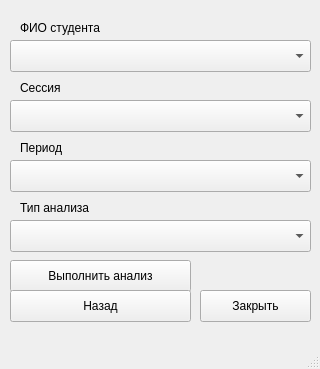
<?xml version="1.0" encoding="UTF-8"?>
<ui version="4.0">
 <class>MainWindow</class>
 <widget class="QMainWindow" name="MainWindow">
  <property name="geometry">
   <rect>
    <x>0</x>
    <y>0</y>
    <width>320</width>
    <height>369</height>
   </rect>
  </property>
  <property name="windowTitle">
   <string>MainWindow</string>
  </property>
  <widget class="QWidget" name="centralwidget">
   <widget class="QLabel" name="label">
    <property name="geometry">
     <rect>
      <x>20</x>
      <y>20</y>
      <width>221</width>
      <height>16</height>
     </rect>
    </property>
    <property name="text">
     <string>ФИО студента</string>
    </property>
   </widget>
   <widget class="QComboBox" name="comboBox">
    <property name="geometry">
     <rect>
      <x>10</x>
      <y>40</y>
      <width>301</width>
      <height>32</height>
     </rect>
    </property>
   </widget>
   <widget class="QComboBox" name="comboBox_2">
    <property name="geometry">
     <rect>
      <x>10</x>
      <y>100</y>
      <width>301</width>
      <height>32</height>
     </rect>
    </property>
   </widget>
   <widget class="QLabel" name="label_2">
    <property name="geometry">
     <rect>
      <x>20</x>
      <y>80</y>
      <width>58</width>
      <height>16</height>
     </rect>
    </property>
    <property name="text">
     <string>Сессия</string>
    </property>
   </widget>
   <widget class="QLabel" name="label_3">
    <property name="geometry">
     <rect>
      <x>20</x>
      <y>140</y>
      <width>58</width>
      <height>16</height>
     </rect>
    </property>
    <property name="text">
     <string>Период</string>
    </property>
   </widget>
   <widget class="QComboBox" name="comboBox_3">
    <property name="geometry">
     <rect>
      <x>10</x>
      <y>160</y>
      <width>301</width>
      <height>32</height>
     </rect>
    </property>
   </widget>
   <widget class="QLabel" name="label_4">
    <property name="geometry">
     <rect>
      <x>20</x>
      <y>200</y>
      <width>161</width>
      <height>16</height>
     </rect>
    </property>
    <property name="text">
     <string>Тип анализа</string>
    </property>
   </widget>
   <widget class="QComboBox" name="comboBox_4">
    <property name="geometry">
     <rect>
      <x>10</x>
      <y>220</y>
      <width>301</width>
      <height>32</height>
     </rect>
    </property>
   </widget>
   <widget class="QPushButton" name="pushButton">
    <property name="geometry">
     <rect>
      <x>10</x>
      <y>260</y>
      <width>181</width>
      <height>32</height>
     </rect>
    </property>
    <property name="text">
     <string>Выполнить анализ</string>
    </property>
   </widget>
   <widget class="QPushButton" name="pushButton_2">
    <property name="geometry">
     <rect>
      <x>10</x>
      <y>290</y>
      <width>181</width>
      <height>32</height>
     </rect>
    </property>
    <property name="text">
     <string>Назад</string>
    </property>
   </widget>
   <widget class="QPushButton" name="pushButton_3">
    <property name="geometry">
     <rect>
      <x>200</x>
      <y>290</y>
      <width>111</width>
      <height>32</height>
     </rect>
    </property>
    <property name="text">
     <string>Закрыть</string>
    </property>
   </widget>
  </widget>
  <widget class="QStatusBar" name="statusbar"/>
 </widget>
 <resources/>
 <connections/>
</ui>
